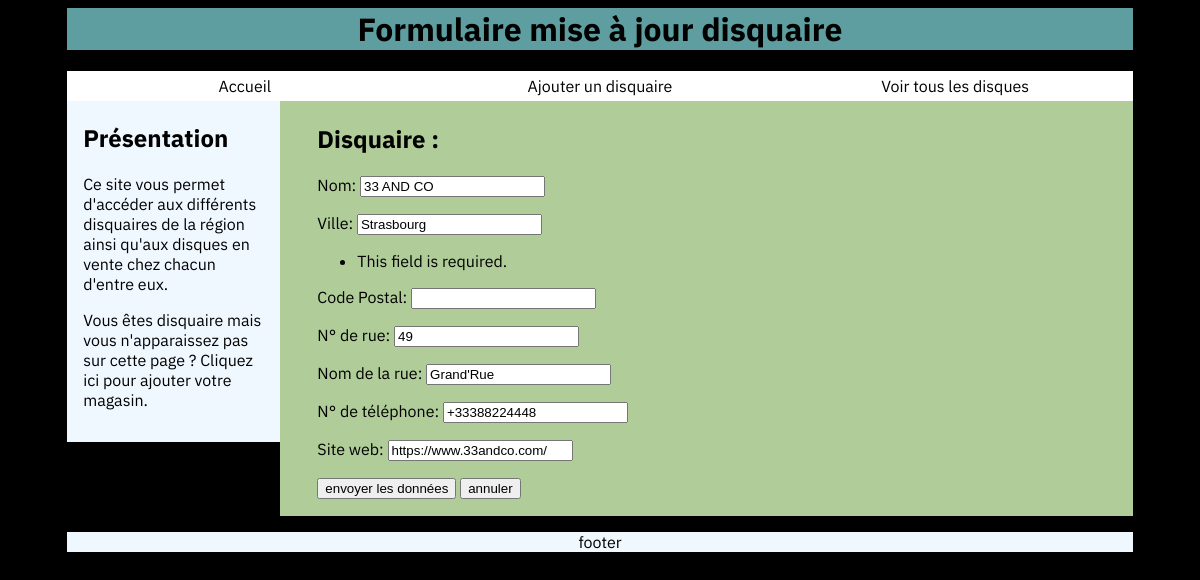
The app's page /disque/updatedisquaire/2/ with its own data.
### disque/models.py (models this page shows, shortened)
class Disquaire(models.Model):
    nom = models.CharField(max_length=100)
    ville = models.CharField(max_length=100)
    cp = models.IntegerField(blank=False)
    nom_rue = models.CharField(max_length=100)
    num_rue = models.IntegerField(blank=False)
    num_tel = PhoneNumberField(blank=True)
    site = models.URLField(blank=True)
    def dico(self):
        return {'nom': self.nom, 'ville': self.ville, 'nom_rue': self.nom_rue, 'num_rue': self.num_rue, 'num_tel':self.num_tel, 'site':self.site}

### disque/views.py (the view)
# urls.py: path('updatedisquaire/<int:id>/', views.updatedisquaire),
def updatedisquaire(request, id):
    disquaire = models.Disquaire.objects.get(pk=id)
    lform = DisquaireForm(disquaire.dico())
    return render(request, "disque/updatedisquaire.html", {"form": lform, "id" : id})

### disque/forms.py
class DisquaireForm(ModelForm):
    class Meta:
        model = models.Disquaire
        fields = ('nom', 'ville', 'cp', 'num_rue', 'nom_rue', 'num_tel', 'site')
        labels = {
            'nom' : _('Nom'),
            'ville' : _('Ville'),
            'cp' : _('Code Postal'),
            'num_rue' : _('N° de rue'),
            'nom_rue' : _('Nom de la rue'),
            'num_tel' : _('N° de téléphone'),
            'site' : _('Site web')
        }

### disque/templates/disque/updatedisquaire.html (shortened to what this page needs)
{% extends "disque/main.html" %}
    {% block super %}
        {% block h1 %} Formulaire mise à jour disquaire {% endblock %}
            {% block section %}
                {% block content %}
                <article class="formulaire">
                    <h2>Disquaire {{disquaire.id}} :</h2>
                    <form method="post" action="/disque/traitementupdatedisquaire/{{id}}">
                    {{ form.as_p }}
                        <input type="submit" value="envoyer les données">
                        <a href="/disque/main/"><button>annuler</button></a>
                    </form>
                </article>
                {% endblock %}
                {% endblock %}
            {% endblock %}

### disque/static/disque/index.css (style rules this page uses)
html { font-family: 'IBM Plex Sans', sans-serif; background-color: black; }
section > article { display: inline-block; width: 45%; box-sizing: border-box; padding: 2%; margin:15px; margin-bottom: 5px; border: 1px outset black; border-radius: 5px; }
a:link, a:visited, a:active, a:hover { text-decoration: none; color:black; }
h2 { margin-top: 5px; }
section > .formulaire { width: 95%; border: 0px; border-radius: 0px; margin: auto; margin-left: 20px; }

### records on screen
Disquaire: nom "33 AND CO", ville "Strasbourg", num_rue "49", nom_rue "Grand'Rue", num_tel "+33388224448", site "https://www.33andco.com/"
